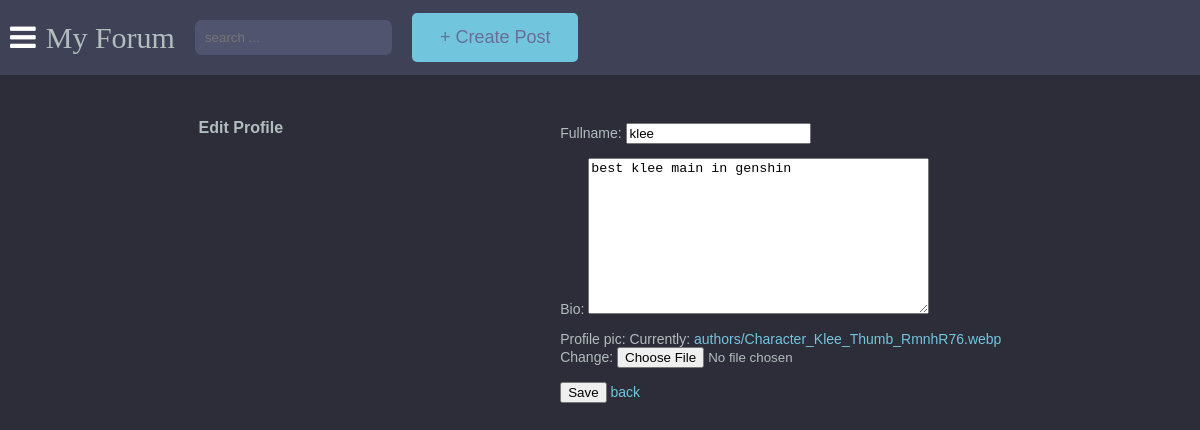
/account/edit_profile/ (signed in), run on an earlier commit of the app's database.
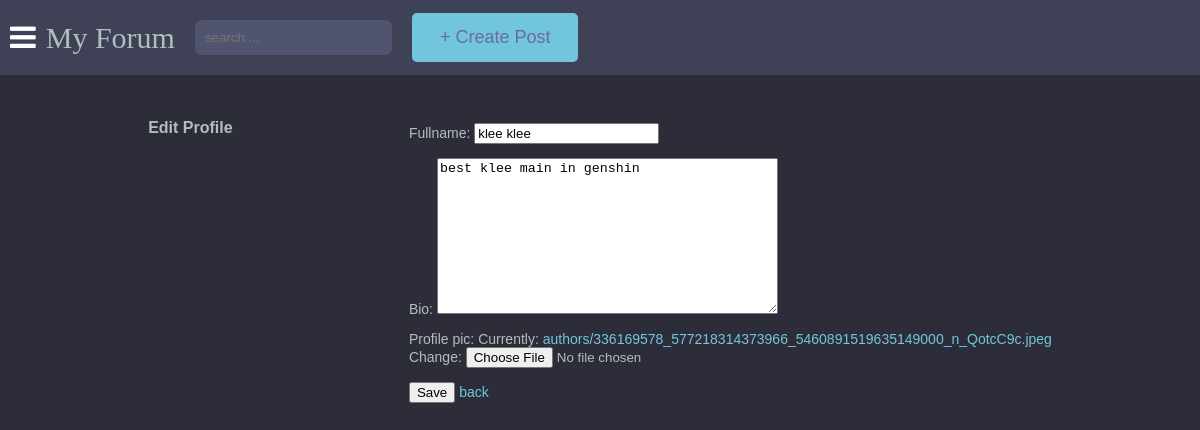
And on a later commit of the database.
### main/models.py (models this page shows, shortened)
class Author(models.Model):
    user = models.ForeignKey(User, on_delete=models.CASCADE)
    fullname = models.CharField(max_length=40, blank=True)
    slug = models.SlugField(max_length=400, unique=True, blank=True)
    bio = HTMLField()
    points = models.IntegerField(default=0)
    profile_pic = ResizedImageField(size=[400, 400], quality=100, upload_to="authors", default="defaults/default_profile_pic.jpg", null=True, blank=False)

### register/checkprofile.py (the view)
    def decorated_view_func(request, *args, **kwargs):
        if not check_profile_completion(request.user):
            return redirect('update_profile')
        return view_func(request, *args, **kwargs)

### register/forms.py
class UpdateForm(forms.ModelForm):
    class Meta:
        model = Author
        fields = ("fullname", "bio", "profile_pic")

### register/checkprofile.py (called while the page is built)
def profile_completion_required(view_func):
    def check_profile_completion(user):
        if not user.is_authenticated:
            return True
        try:
            author = Author.objects.get(user=user)
            return author.fullname and author.bio
        except Author.DoesNotExist:
            return False
    def decorated_view_func(request, *args, **kwargs):
        if not check_profile_completion(request.user):
            return redirect('update_profile')
        return view_func(request, *args, **kwargs)
    return decorated_view_func

### register/views.py (called while the page is built)
@profile_completion_required
@login_required
def edit_profile(request):
    author = get_object_or_404(Author, user=request.user)
    if request.method == 'POST':
        form = UpdateForm(request.POST, request.FILES, instance=author)
        if form.is_valid():
            form.save()
            return redirect('view_profile')
    else:
        form = UpdateForm(instance=author)
    context = {
        'form': form
    }
    return render(request, 'register/editprofile.html', context)

### templates/register/editprofile.html (shortened to what this page needs)
{% extends 'base.html' %}
{% block content %}
    <div class="container">
        <h1>Edit Profile</h1>
        <form method="POST" enctype="multipart/form-data">
            {{ form.as_p }}
            <button type="submit">Save</button>
            <a href="{{request.META.HTTP_REFERER}}">back</a>
        </form>
    </div>
{% endblock %}

What changed in the data, as far as the page shows it:
changed Author "best klee main in genshin": fullname "klee" → "klee klee"
Also different on the page:
text no longer shown: "Fullname: Bio: Profile pic: Currently: authors/Character_Klee_Thumb_RmnhR76.webp Change:"
text now shown: "Fullname: Bio: Profile pic: Currently: authors/336169578_577218314373966_5460891519635149000_n_QotcC9c.jpeg Change:"
